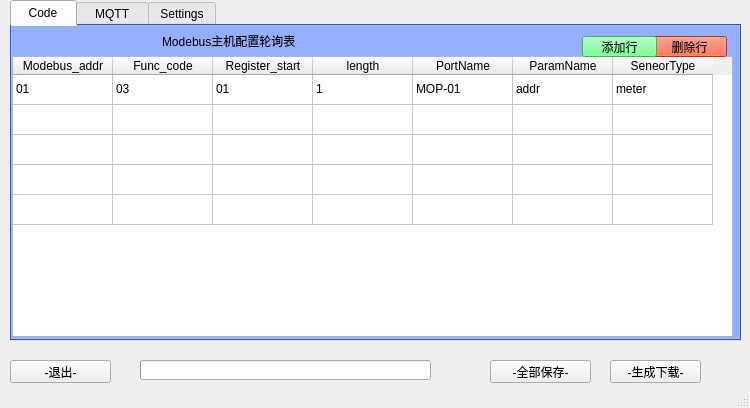
<?xml version="1.0" encoding="UTF-8"?>
<ui version="4.0">
 <class>MainWindow</class>
 <widget class="QMainWindow" name="MainWindow">
  <property name="geometry">
   <rect>
    <x>0</x>
    <y>0</y>
    <width>750</width>
    <height>408</height>
   </rect>
  </property>
  <property name="windowTitle">
   <string>Main</string>
  </property>
  <widget class="QWidget" name="centralwidget">
   <widget class="QTabWidget" name="tabWidget">
    <property name="geometry">
     <rect>
      <x>10</x>
      <y>0</y>
      <width>731</width>
      <height>341</height>
     </rect>
    </property>
    <property name="styleSheet">
     <string notr="true">QTabWidget{
	background:rgb(76, 118, 255);
}</string>
    </property>
    <property name="tabShape">
     <enum>QTabWidget::Rounded</enum>
    </property>
    <property name="currentIndex">
     <number>0</number>
    </property>
    <property name="iconSize">
     <size>
      <width>16</width>
      <height>16</height>
     </size>
    </property>
    <widget class="QWidget" name="tab">
     <attribute name="title">
      <string>  Code  </string>
     </attribute>
     <widget class="QTableWidget" name="tableWidget">
      <property name="geometry">
       <rect>
        <x>0</x>
        <y>30</y>
        <width>721</width>
        <height>281</height>
       </rect>
      </property>
      <property name="sortingEnabled">
       <bool>true</bool>
      </property>
      <attribute name="verticalHeaderVisible">
       <bool>false</bool>
      </attribute>
      <row>
       <property name="text">
        <string>新建行</string>
       </property>
      </row>
      <row>
       <property name="text">
        <string>新建行</string>
       </property>
      </row>
      <row>
       <property name="text">
        <string>新建行</string>
       </property>
      </row>
      <row>
       <property name="text">
        <string>新建行</string>
       </property>
      </row>
      <row>
       <property name="text">
        <string>新建行</string>
       </property>
      </row>
      <column>
       <property name="text">
        <string>Modebus_addr</string>
       </property>
      </column>
      <column>
       <property name="text">
        <string>Func_code</string>
       </property>
      </column>
      <column>
       <property name="text">
        <string>Register_start</string>
       </property>
      </column>
      <column>
       <property name="text">
        <string>length</string>
       </property>
       <property name="background">
        <color>
         <red>45</red>
         <green>61</green>
         <blue>104</blue>
        </color>
       </property>
      </column>
      <column>
       <property name="text">
        <string>PortName</string>
       </property>
      </column>
      <column>
       <property name="text">
        <string>ParamName</string>
       </property>
      </column>
      <column>
       <property name="text">
        <string>SeneorType</string>
       </property>
      </column>
      <item row="0" column="0">
       <property name="text">
        <string>01</string>
       </property>
      </item>
      <item row="0" column="1">
       <property name="text">
        <string>03</string>
       </property>
      </item>
      <item row="0" column="2">
       <property name="text">
        <string>01</string>
       </property>
      </item>
      <item row="0" column="3">
       <property name="text">
        <string>1</string>
       </property>
      </item>
      <item row="0" column="4">
       <property name="text">
        <string>MOP-01</string>
       </property>
      </item>
      <item row="0" column="5">
       <property name="text">
        <string>addr</string>
       </property>
      </item>
      <item row="0" column="6">
       <property name="text">
        <string>meter</string>
       </property>
      </item>
     </widget>
     <widget class="QPushButton" name="btn_delete">
      <property name="geometry">
       <rect>
        <x>640</x>
        <y>10</y>
        <width>75</width>
        <height>21</height>
       </rect>
      </property>
      <property name="styleSheet">
       <string notr="true">QPushButton{
	background:rgb(255, 70, 24);
}</string>
      </property>
      <property name="text">
       <string>删除行</string>
      </property>
     </widget>
     <widget class="QPushButton" name="btn_add">
      <property name="geometry">
       <rect>
        <x>570</x>
        <y>10</y>
        <width>75</width>
        <height>21</height>
       </rect>
      </property>
      <property name="styleSheet">
       <string notr="true">QPushButton{
	background:rgb(85, 255, 127);
}</string>
      </property>
      <property name="text">
       <string>添加行</string>
      </property>
     </widget>
     <widget class="QLabel" name="label_7">
      <property name="geometry">
       <rect>
        <x>150</x>
        <y>-1</y>
        <width>261</width>
        <height>31</height>
       </rect>
      </property>
      <property name="text">
       <string>Modebus主机配置轮询表</string>
      </property>
     </widget>
    </widget>
    <widget class="QWidget" name="tab_2">
     <attribute name="title">
      <string>  MQTT  </string>
     </attribute>
     <widget class="QPushButton" name="pushButton_6">
      <property name="geometry">
       <rect>
        <x>430</x>
        <y>33</y>
        <width>75</width>
        <height>21</height>
       </rect>
      </property>
      <property name="text">
       <string>打开串口</string>
      </property>
     </widget>
     <widget class="QPushButton" name="pushButton_10">
      <property name="geometry">
       <rect>
        <x>530</x>
        <y>290</y>
        <width>71</width>
        <height>21</height>
       </rect>
      </property>
      <property name="styleSheet">
       <string notr="true">QPushButton{
	background:rgb(0, 170, 255);

	font: 12pt &quot;ADMUI3Lg&quot;;
}</string>
      </property>
      <property name="text">
       <string>Reset</string>
      </property>
     </widget>
     <widget class="QWidget" name="layoutWidget">
      <property name="geometry">
       <rect>
        <x>170</x>
        <y>30</y>
        <width>116</width>
        <height>241</height>
       </rect>
      </property>
      <layout class="QVBoxLayout" name="verticalLayout">
       <item>
        <widget class="QLabel" name="label">
         <property name="text">
          <string>串口号</string>
         </property>
        </widget>
       </item>
       <item>
        <widget class="QLabel" name="label_2">
         <property name="text">
          <string>Gateway</string>
         </property>
        </widget>
       </item>
       <item>
        <widget class="QLabel" name="label_3">
         <property name="text">
          <string>数据发送间隔</string>
         </property>
        </widget>
       </item>
       <item>
        <widget class="QLabel" name="label_4">
         <property name="text">
          <string>服务器</string>
         </property>
        </widget>
       </item>
       <item>
        <widget class="QLabel" name="label_5">
         <property name="text">
          <string>服务器端口号</string>
         </property>
        </widget>
       </item>
       <item>
        <widget class="QLabel" name="label_6">
         <property name="text">
          <string>MQTT用户名</string>
         </property>
        </widget>
       </item>
       <item>
        <widget class="QLabel" name="label_8">
         <property name="text">
          <string>MQTT密码</string>
         </property>
        </widget>
       </item>
       <item>
        <widget class="QLabel" name="label_9">
         <property name="text">
          <string>数据发布主题</string>
         </property>
        </widget>
       </item>
      </layout>
     </widget>
     <widget class="QWidget" name="layoutWidget">
      <property name="geometry">
       <rect>
        <x>280</x>
        <y>120</y>
        <width>241</width>
        <height>151</height>
       </rect>
      </property>
      <layout class="QVBoxLayout" name="verticalLayout_2">
       <item>
        <widget class="QLineEdit" name="lineEdit_5">
         <property name="styleSheet">
          <string notr="true">QLineEdit{
	background:rgb(255, 255, 127);
}</string>
         </property>
         <property name="text">
          <string/>
         </property>
        </widget>
       </item>
       <item>
        <widget class="QLineEdit" name="lineEdit_4">
         <property name="styleSheet">
          <string notr="true">QLineEdit{
	background:rgb(255, 255, 127);
}</string>
         </property>
         <property name="text">
          <string/>
         </property>
        </widget>
       </item>
       <item>
        <widget class="QLineEdit" name="lineEdit">
         <property name="styleSheet">
          <string notr="true">QLineEdit{
	background:rgb(255, 255, 127);
}</string>
         </property>
         <property name="text">
          <string/>
         </property>
        </widget>
       </item>
       <item>
        <widget class="QLineEdit" name="lineEdit_7">
         <property name="styleSheet">
          <string notr="true">QLineEdit{
	background:rgb(255, 255, 127);
}</string>
         </property>
         <property name="text">
          <string/>
         </property>
        </widget>
       </item>
       <item>
        <widget class="QLineEdit" name="lineEdit_6">
         <property name="styleSheet">
          <string notr="true">QLineEdit{
	background:rgb(255, 255, 127);
}</string>
         </property>
         <property name="text">
          <string/>
         </property>
        </widget>
       </item>
      </layout>
     </widget>
     <widget class="QWidget" name="layoutWidget">
      <property name="geometry">
       <rect>
        <x>280</x>
        <y>33</y>
        <width>135</width>
        <height>81</height>
       </rect>
      </property>
      <layout class="QVBoxLayout" name="verticalLayout_3">
       <item>
        <widget class="QComboBox" name="comboBox">
         <property name="insertPolicy">
          <enum>QComboBox::InsertAtBottom</enum>
         </property>
         <item>
          <property name="text">
           <string>com1</string>
          </property>
         </item>
         <item>
          <property name="text">
           <string>com2</string>
          </property>
         </item>
         <item>
          <property name="text">
           <string>com3</string>
          </property>
         </item>
         <item>
          <property name="text">
           <string>com4</string>
          </property>
         </item>
         <item>
          <property name="text">
           <string>com5</string>
          </property>
         </item>
         <item>
          <property name="text">
           <string>com6</string>
          </property>
         </item>
         <item>
          <property name="text">
           <string>com7</string>
          </property>
         </item>
         <item>
          <property name="text">
           <string>com8</string>
          </property>
         </item>
         <item>
          <property name="text">
           <string>com9</string>
          </property>
         </item>
         <item>
          <property name="text">
           <string>com10</string>
          </property>
         </item>
         <item>
          <property name="text">
           <string>com11</string>
          </property>
         </item>
         <item>
          <property name="text">
           <string>com12</string>
          </property>
         </item>
        </widget>
       </item>
       <item>
        <widget class="QLineEdit" name="lineEdit_9">
         <property name="styleSheet">
          <string notr="true">QLineEdit{
	background:rgb(255, 255, 127);
}</string>
         </property>
         <property name="text">
          <string/>
         </property>
        </widget>
       </item>
       <item>
        <widget class="QLineEdit" name="lineEdit_8">
         <property name="styleSheet">
          <string notr="true">QLineEdit{
	background:rgb(255, 255, 127);
}</string>
         </property>
         <property name="text">
          <string/>
         </property>
        </widget>
       </item>
      </layout>
     </widget>
    </widget>
    <widget class="QWidget" name="tab_3">
     <attribute name="title">
      <string>Settings</string>
     </attribute>
     <widget class="QLabel" name="label_10">
      <property name="geometry">
       <rect>
        <x>220</x>
        <y>80</y>
        <width>121</width>
        <height>20</height>
       </rect>
      </property>
      <property name="text">
       <string/>
      </property>
     </widget>
    </widget>
   </widget>
   <widget class="QPushButton" name="pushButton">
    <property name="geometry">
     <rect>
      <x>10</x>
      <y>360</y>
      <width>101</width>
      <height>23</height>
     </rect>
    </property>
    <property name="text">
     <string>-退出-</string>
    </property>
   </widget>
   <widget class="QPushButton" name="pushButton_5">
    <property name="geometry">
     <rect>
      <x>610</x>
      <y>360</y>
      <width>91</width>
      <height>23</height>
     </rect>
    </property>
    <property name="text">
     <string>-生成下载-</string>
    </property>
   </widget>
   <widget class="QPushButton" name="btn_save">
    <property name="geometry">
     <rect>
      <x>490</x>
      <y>360</y>
      <width>101</width>
      <height>23</height>
     </rect>
    </property>
    <property name="text">
     <string>-全部保存-</string>
    </property>
   </widget>
   <widget class="QProgressBar" name="progressBar">
    <property name="geometry">
     <rect>
      <x>140</x>
      <y>360</y>
      <width>291</width>
      <height>20</height>
     </rect>
    </property>
    <property name="value">
     <number>0</number>
    </property>
    <property name="textVisible">
     <bool>false</bool>
    </property>
    <property name="orientation">
     <enum>Qt::Horizontal</enum>
    </property>
    <property name="textDirection">
     <enum>QProgressBar::TopToBottom</enum>
    </property>
   </widget>
  </widget>
  <widget class="QStatusBar" name="statusbar"/>
 </widget>
 <resources/>
 <connections>
  <connection>
   <sender>pushButton_10</sender>
   <signal>clicked()</signal>
   <receiver>lineEdit_6</receiver>
   <slot>clear()</slot>
   <hints>
    <hint type="sourcelabel">
     <x>692</x>
     <y>329</y>
    </hint>
    <hint type="destinationlabel">
     <x>597</x>
     <y>281</y>
    </hint>
   </hints>
  </connection>
  <connection>
   <sender>pushButton_10</sender>
   <signal>clicked()</signal>
   <receiver>lineEdit_7</receiver>
   <slot>clear()</slot>
   <hints>
    <hint type="sourcelabel">
     <x>708</x>
     <y>329</y>
    </hint>
    <hint type="destinationlabel">
     <x>588</x>
     <y>260</y>
    </hint>
   </hints>
  </connection>
  <connection>
   <sender>pushButton_10</sender>
   <signal>clicked()</signal>
   <receiver>lineEdit</receiver>
   <slot>clear()</slot>
   <hints>
    <hint type="sourcelabel">
     <x>721</x>
     <y>332</y>
    </hint>
    <hint type="destinationlabel">
     <x>589</x>
     <y>227</y>
    </hint>
   </hints>
  </connection>
  <connection>
   <sender>pushButton_10</sender>
   <signal>clicked()</signal>
   <receiver>lineEdit_4</receiver>
   <slot>clear()</slot>
   <hints>
    <hint type="sourcelabel">
     <x>670</x>
     <y>332</y>
    </hint>
    <hint type="destinationlabel">
     <x>593</x>
     <y>201</y>
    </hint>
   </hints>
  </connection>
  <connection>
   <sender>pushButton_10</sender>
   <signal>clicked()</signal>
   <receiver>lineEdit_5</receiver>
   <slot>clear()</slot>
   <hints>
    <hint type="sourcelabel">
     <x>681</x>
     <y>327</y>
    </hint>
    <hint type="destinationlabel">
     <x>614</x>
     <y>163</y>
    </hint>
   </hints>
  </connection>
  <connection>
   <sender>pushButton_10</sender>
   <signal>clicked()</signal>
   <receiver>lineEdit_8</receiver>
   <slot>clear()</slot>
   <hints>
    <hint type="sourcelabel">
     <x>695</x>
     <y>321</y>
    </hint>
    <hint type="destinationlabel">
     <x>478</x>
     <y>124</y>
    </hint>
   </hints>
  </connection>
  <connection>
   <sender>pushButton_10</sender>
   <signal>clicked()</signal>
   <receiver>lineEdit_9</receiver>
   <slot>clear()</slot>
   <hints>
    <hint type="sourcelabel">
     <x>700</x>
     <y>329</y>
    </hint>
    <hint type="destinationlabel">
     <x>501</x>
     <y>99</y>
    </hint>
   </hints>
  </connection>
 </connections>
</ui>
